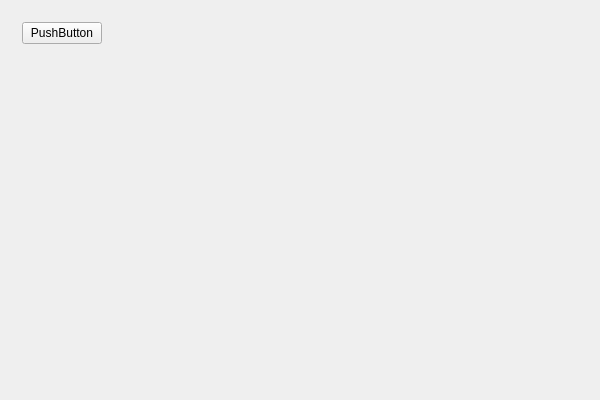
<?xml version="1.0" encoding="UTF-8"?>
<ui version="4.0">
 <class>YUVRenderClass</class>
 <widget class="QWidget" name="YUVRenderClass">
  <property name="geometry">
   <rect>
    <x>0</x>
    <y>0</y>
    <width>600</width>
    <height>400</height>
   </rect>
  </property>
  <property name="windowTitle">
   <string>YUVRender</string>
  </property>
  <layout class="QVBoxLayout" name="verticalLayout">
   <item>
    <widget class="QWidget" name="widget_2" native="true">
     <property name="sizePolicy">
      <sizepolicy hsizetype="Preferred" vsizetype="Maximum">
       <horstretch>0</horstretch>
       <verstretch>0</verstretch>
      </sizepolicy>
     </property>
     <layout class="QHBoxLayout" name="horizontalLayout">
      <item>
       <widget class="QPushButton" name="pushButton">
        <property name="text">
         <string>PushButton</string>
        </property>
       </widget>
      </item>
      <item>
       <spacer name="horizontalSpacer">
        <property name="orientation">
         <enum>Qt::Horizontal</enum>
        </property>
        <property name="sizeHint" stdset="0">
         <size>
          <width>40</width>
          <height>20</height>
         </size>
        </property>
       </spacer>
      </item>
     </layout>
    </widget>
   </item>
   <item>
    <widget class="VideoRenderWidget" name="widget" native="true"/>
   </item>
  </layout>
 </widget>
 <layoutdefault spacing="6" margin="11"/>
 <customwidgets>
  <customwidget>
   <class>VideoRenderWidget</class>
   <extends>QWidget</extends>
   <header>VideoRenderWidget.h</header>
   <container>1</container>
  </customwidget>
 </customwidgets>
 <resources>
  <include location="YUVRender.qrc"/>
 </resources>
 <connections/>
</ui>
